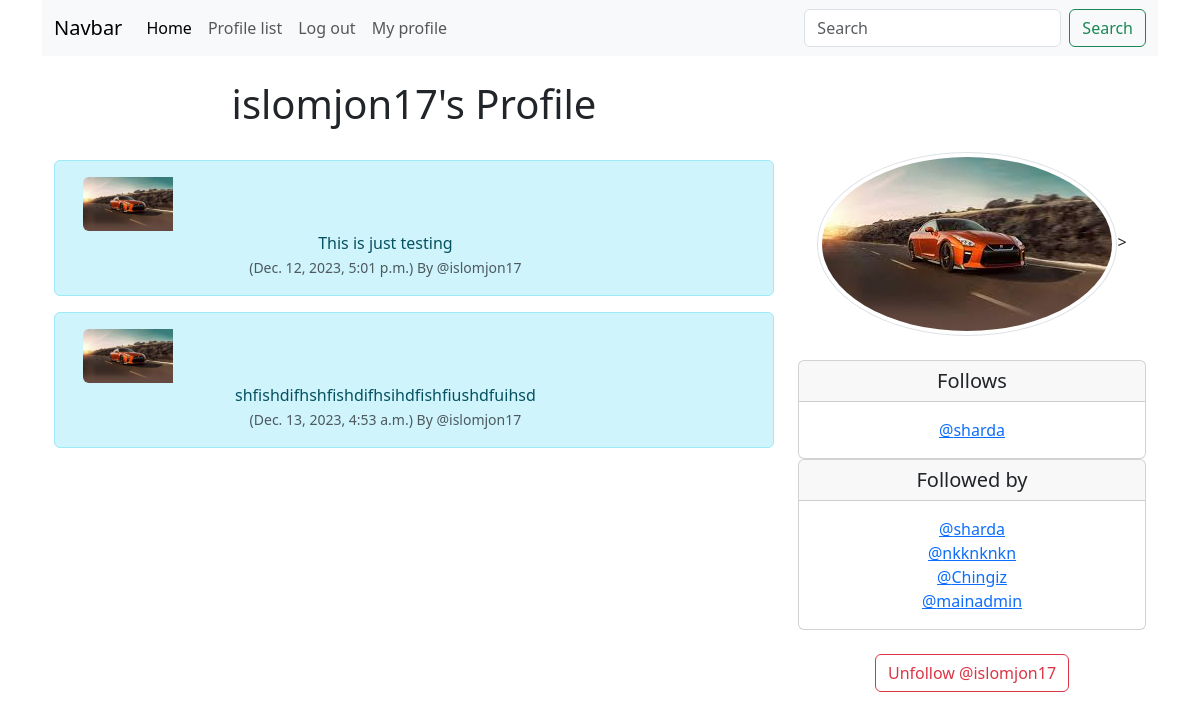
Screenshot of /profile/9 (signed in) with the database file from the repository.
### twitterclone/models.py (models this page shows, shortened)
class Profile(models.Model):
    user = models.OneToOneField(User, on_delete=models.CASCADE)
    follows = models.ManyToManyField("self",
                                    related_name="followed_by",
                                    symmetrical=False,
                                    blank=True)
    profile_image = models.ImageField(null=True, blank=True, upload_to="images/")
    created_date = models.DateTimeField(User, auto_now=True)
    def __str__(self):
        return self.user.username

class Meep(models.Model):
    user = models.ForeignKey(
        User, related_name = "meeps",
        on_delete= models.DO_NOTHING
    )
    body = models.CharField(max_length=200)
    created_at = models.DateTimeField(auto_now_add=True)
    likes = models.ManyToManyField(User, related_name="meep_like", blank=True)

### twitterclone/views.py (the view, shortened to what this page needs)
# urls.py: path('profile/<int:pk>', views.profile, name="profile"),
def profile(request, pk):
    if request.user.is_authenticated:
        profile = Profile.objects.get(user_id=pk)
        meeps = Meep.objects.filter(user_id=pk)
        return render(request, 'profile.html', {'profile':profile, 'meeps':meeps})
    else:
        messages.success(request, ("You have to log in"))
        return redirect(home)

### twitterclone/templates/profile.html (shortened to what this page needs)
{% extends 'base.html' %}
{% load static %}
{% block content %}
{% if profile %}
<div class="container text-center">
	<div class="row">
		<div class="col-8">
			<h1>{{ profile.user.username }}'s Profile</h1>
			<br/>
			{% if meeps %}
				{% for meeps in meeps %}
					<div class="alert alert-info" role="alert">
			<div class="container">
				<div class="row">
					<div class="col-2">
			  {% if profile.profile_image %}
              <img src="{{ profile.profile_image.url }}" width="200" height="200" class="img-fluid rounded-start  " alt="{{ profiles.user.username }}">
              {% else %}
              <img src="{% static 'twitterclone/images/profile_image_2.png' %}" width="200" height="200" class="img-fluid rounded-start" alt="Profile picture">
             {% endif %}
					</div>
					<div class="col-11">
    			{{ meeps.body }} </br>
    				<small class="text-muted">
      				({{ meeps.created_at }}) By
     				 @{{ meeps.user.username }}
    			</small>
					</div><br/> <br/>
  					</div>
				</div>
			</div>
				{% endfor %}
			{% endif %}
		</div>
		<div class="col-4">
			<br/> <br/><br/>
			{% if profile.profile_image %}
				<img src="{{ profile.profile_image.url }}" class="img-thumbnail rounded-circle ">>
				<br/><br/>
			{% endif %}
		<div class="card">
  			<h5 class="card-header">Follows</h5>
  				<div class="card-body">
    				<p class="card-text">
    					{% for following in profile.follows.all %}
		 				<a href="{% url 'profile' following.user.id %}"> @{{ following }}</a><br/>
						{% endfor %}
   					 </p>
    			 </div>
		</div>
		<div class="card">
  			<h5 class="card-header">Followed by</h5>
  				<div class="card-body">
    				<p class="card-text">
    							{% for following in profile.followed_by.all %}
								<a href="{% url 'profile' following.user.id %}"> @{{ following }}</a><br/>
								{% endfor %}
   					 </p>
    			 </div>
		</div>
		<br/>
		<form method="POST">
			{% if profile in user.profile.follows.all %}
				<button class="btn btn-outline-danger" name="follow" value="unfollow"  type="submit" >Unfollow @{{ profile.user.username | lower}}
				</button>
			{% else %}
				<button class="btn btn-outline-success" name="follow" value="follow"  type="submit" >Follow @{{ profile.user.username | lower}}
				</button>
			{% endif %}
		</form>
		<br/>
	</div>
	</div>
</div>
{% endif %}
{% endblock  %}

### rows the page displays
Profile: user.username "islomjon17", profile_image (picture)
Meep: profile_image (picture), body "This is just testing", created_at "Dec. 12, 2023, 5:01 p.m.", user.username "islomjon17"
Meep: profile_image (picture), body "shfishdifhshfishdifhsihdfishfiushdfuihsd", created_at "Dec. 13, 2023, 4:53 a.m.", user.username "islomjon17"
Profile: user.username "sharda"
Profile: user.username "nkknknkn"
Profile: user.username "Chingiz"
Profile: user.username "mainadmin"
